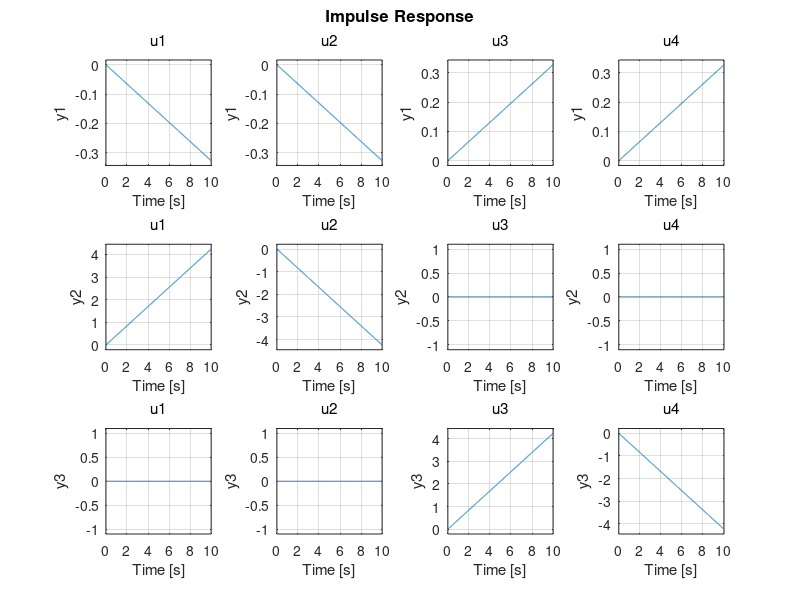

MATLAB code for this plot: (Note: this script raises an error after producing the figure.)
clear all;

%% Parameters
K_t = 0.0036;   % Torque thrust constant of motor/propeller (N*m/V)
K_f = 0.1188;   % Force-thrust constant of motor/propeller (N/V)
L = 0.197;      % Distance between pivot to each motor (cm)
J_y = 0.11;     % Equivalent moment of inertia about yaw axis (kg*m^2)
J_p = 0.0552;   % Equivalent moment of inertia about pitch axis (kg*m^2)
J_r = 0.0552;   % Equivalent moment of inertia about roll axis (kg*m^2)


%% 1.1 State-Space Model
A = [
     0 0 0 1 0 0
     0 0 0 0 1 0
     0 0 0 0 0 1
     0 0 0 0 0 0
     0 0 0 0 0 0
     0 0 0 0 0 0
    ];

B = [
             0            0           0            0
             0            0           0            0
             0            0           0            0
      -K_t/J_y     -K_t/J_y     K_t/J_y      K_t/J_y
     L*K_f/J_p   -L*K_f/J_p           0            0
             0            0   L*K_f/J_r   -L*K_f/J_r
    ];

C = [
     1 0 0 0 0 0
     0 1 0 0 0 0
     0 0 1 0 0 0
    ];

D = zeros([3 4]);

%% 1.2  Input-output model: transfer function, impulse response function

% Transfer function
sys = ss(A, B, C, D);
H = tf(sys);

% Impulse response function
figure(1)
impulse(sys)
[y,t] = impulse(sys);

%% 1.3 Response of the system for a given input

% Create time axis
t = 0:0.1:10;

% Create input
u = [
     sin(3*t)
     cos(t)
     t
     sqrt(t)
    ];

% Response of the system
y = lsim(sys,u,t);

% Plot output
plot_IO(t,u,y);


%% 1.4 Stability

stab = isstable(sys);
eigs = eig(A);

% Lyapunov equation: A*M + M*A' + N = 0
N = diag([1 1 1 1 1 1]); % positive definite
% M = lyap(A,N); % Since the system is not satble, running this line we get
               % the following error message:
               % "The solution of this Lyapunov equation does not exist or is not unique."


%% 1.5 Controllability, Observability

C6 = ctrb(sys);
C6_rank = rank(C6);

O6 = obsv(sys);
O6_rank = rank(O6);

%% 1.6 Discretization

sysd = c2d(sys,1e-3);    % Sampling time = 1e-3 s => Sampling frequency = 1000 Hz

%% 2.1 PID

H = tf(sys);
H.InputName = {'qVf','qVb','qVr','qVl'};
H.OutputName = 'y';

D0 = [
      1 0 0
      0 1 0
      0 0 1
      0 0 0
     ];
Dec = tunableGain('Decoupler',D0);
Dec.InputName = 'e';
Dec.OutputName = {'pVf','pVb','pVr','pVl'};

PID_Vf = tunablePID('PID_Vf','pid');
PID_Vf.InputName = 'pVf';
PID_Vf.OutputName = 'qVf';

PID_Vb = tunablePID('PID_Vb','pid');
PID_Vb.InputName = 'pVb';
PID_Vb.OutputName = 'qVb';

PID_Vr = tunablePID('PID_Vr','pid');
PID_Vr.InputName = 'pVr';
PID_Vr.OutputName = 'qVr';

PID_Vl = tunablePID('PID_Vl','pid');
PID_Vl.InputName = 'pVl';
PID_Vl.OutputName = 'qVl';

sum1 = sumblk('e = r - y',3);

C0 = connect(PID_Vf,PID_Vb,PID_Vr,PID_Vl,Dec,sum1,{'r','y'},{'qVf','qVb','qVr','qVl'});

wc = [0.1,10];
[H,PID,gam,Info] = looptune(H,C0,wc);

% showTunable(PID)

T = connect(H,PID,'r','y');

%%% Validation
% % Constant
t = 0:3*60;
r = zeros([3 size(t,2)]);
r(1,:) = ones(1,size(t,2));
r(2,50:end) = ones(1,size(t,2)-49);
r(3,80:end) = ones(1,size(t,2)-79);

% % Sinusoidal
% t = 0:40*60;
% r = ones([3 size(t,2)]);
% r(1,:) = sin(t*1e-3);
% r(2,:) = cos(t*1e-2);

y = lsim(T,r,t);

plot_PID(t,r,y);

%% 2.3 LQR control (continuous time)

Q = diag([500 350 350 0 20 20]);
R = diag([0.01 0.01 0.01 0.01]);
[K,S,P] = lqr(A,B,Q,R);
sys_LQR = ss(A-B*K,B,C,D);

figure(5)
step(sys_LQR)


%% 2.4 LQR control (discrete time)

Ad = sysd.A;
Bd = sysd.B;
Cd = sysd.C;
Dd = sysd.D;
[Kd,Sd,Pd] = lqr(Ad,Bd,Q,R);
sys_LQRd = ss(Ad-Bd*Kd,Bd,Cd,Dd);

figure(6)
step(sys_LQRd)


